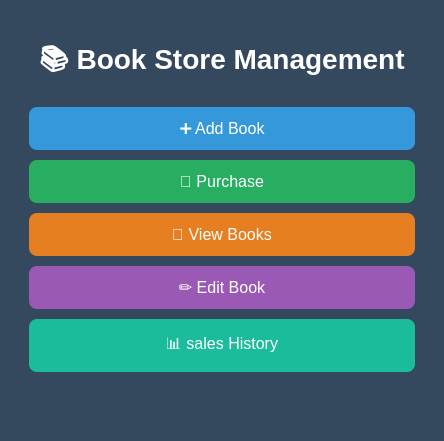
<?xml version="1.0" encoding="UTF-8"?>
<ui version="4.0">
 <class>MainWindow</class>
 <widget class="QMainWindow" name="MainWindow">
  <property name="windowTitle">
   <string>Book Store Management</string>
  </property>
  <property name="styleSheet">
   <string notr="true">
    QMainWindow {
        background-color: #34495e;
    }
   </string>
  </property>
  <widget class="QWidget" name="centralwidget">
   <layout class="QVBoxLayout" name="mainLayout">
    <property name="spacing">
     <number>15</number>
    </property>
    <property name="margin">
     <number>20</number>
    </property>
    <item alignment="Qt::AlignHCenter">
     <widget class="QWidget" name="containerWidget">
      <property name="maximumWidth">
       <number>400</number>
      </property>
      <layout class="QVBoxLayout" name="containerLayout">
       <property name="spacing">
        <number>10</number>
       </property>
       <item>
        <widget class="QLabel" name="titleLabel">
         <property name="text">
          <string>📚 Book Store Management</string>
         </property>
         <property name="styleSheet">
          <string notr="true">
           QLabel {
               font-size: 28px;
               font-weight: bold;
               color: white;
               background-color: transparent;
               text-align: center;
               padding: 10px;
               text-shadow: 2px 2px 4px rgba(0, 0, 0, 0.3);
           }
          </string>
         </property>
         <property name="alignment">
          <set>Qt::AlignCenter</set>
         </property>
        </widget>
       </item>
       <item>
        <widget class="QPushButton" name="addBookButton">
         <property name="text">
          <string>➕ Add Book</string>
         </property>
         <property name="minimumHeight">
          <number>50</number>
         </property>
         <property name="styleSheet">
          <string notr="true">
           QPushButton {
               background-color: #3498db;
               color: white;
               font-size: 16px;
               border-radius: 8px;
               padding: 12px;
               border: none;
           }
           QPushButton:hover {
               background-color: #2980b9;
           }
           QPushButton:pressed {
               background-color: #1f618d;
           }
          </string>
         </property>
        </widget>
       </item>
       <item>
        <widget class="QPushButton" name="purchaseButton">
         <property name="text">
          <string>🛒 Purchase</string>
         </property>
         <property name="minimumHeight">
          <number>50</number>
         </property>
         <property name="styleSheet">
          <string notr="true">
           QPushButton {
               background-color: #27ae60;
               color: white;
               font-size: 16px;
               border-radius: 8px;
               padding: 12px;
               border: none;
           }
           QPushButton:hover {
               background-color: #1e8449;
           }
           QPushButton:pressed {
               background-color: #166d3b;
           }
          </string>
         </property>
        </widget>
       </item>
       <item>
        <widget class="QPushButton" name="viewBooksButton">
         <property name="text">
          <string>📖 View Books</string>
         </property>
         <property name="minimumHeight">
          <number>50</number>
         </property>
         <property name="styleSheet">
          <string notr="true">
           QPushButton {
               background-color: #e67e22;
               color: white;
               font-size: 16px;
               border-radius: 8px;
               padding: 12px;
               border: none;
           }
           QPushButton:hover {
               background-color: #d35400;
           }
           QPushButton:pressed {
               background-color: #a84300;
           }
          </string>
         </property>
        </widget>
       </item>
       <item>
        <widget class="QPushButton" name="editBookButton">
         <property name="text">
          <string>✏️ Edit Book</string>
         </property>
         <property name="minimumHeight">
          <number>50</number>
         </property>
         <property name="styleSheet">
          <string notr="true">
           QPushButton {
               background-color: #9b59b6;
               color: white;
               font-size: 16px;
               border-radius: 8px;
               padding: 12px;
               border: none;
           }
           QPushButton:hover {
               background-color: #8e44ad;
           }
           QPushButton:pressed {
               background-color: #6c3483;
           }
          </string>
         </property>
        </widget>
       </item>
       <item>
        <widget class="QPushButton" name="bookDetailsButton">
         <property name="text">
          <string>📊 sales History</string>
         </property>
         <property name="minimumHeight">
          <number>50</number>
         </property>
         <property name="styleSheet">
          <string notr="true">
           QPushButton {
               background-color: #1abc9c;
               color: white;
               font-size: 16px;
               border-radius: 8px;
               padding: 12px;
               border: none;
           }
           QPushButton:hover {
               background-color: #16a085;
           }
           QPushButton:pressed {
               background-color: #117864;
           }
          </string>
         </property>
        </widget>
       </item>
      </layout>
     </widget>
    </item>
    <item>
     <spacer name="verticalSpacer">
      <property name="orientation">
       <enum>Qt::Vertical</enum>
      </property>
      <property name="sizeHint">
       <size>
        <width>20</width>
        <height>40</height>
       </size>
      </property>
     </spacer>
    </item>
   </layout>
  </widget>
 </widget>
</ui>
